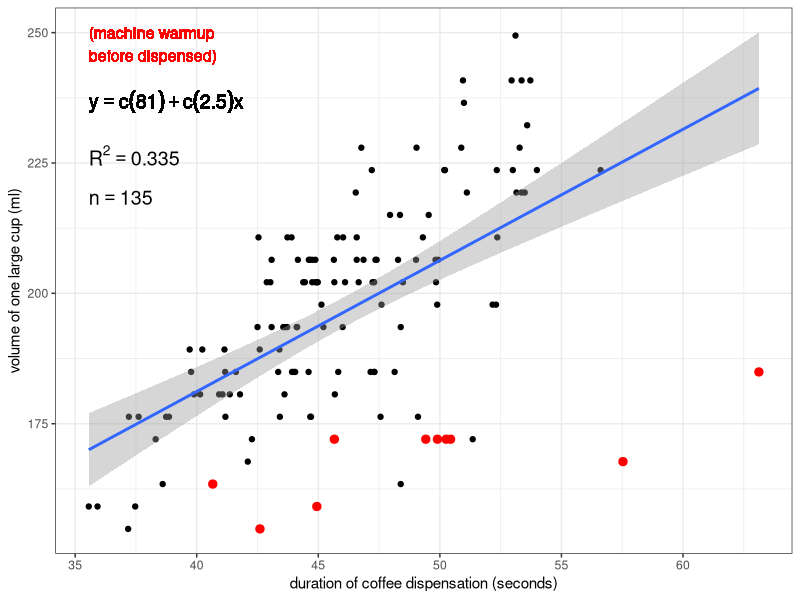
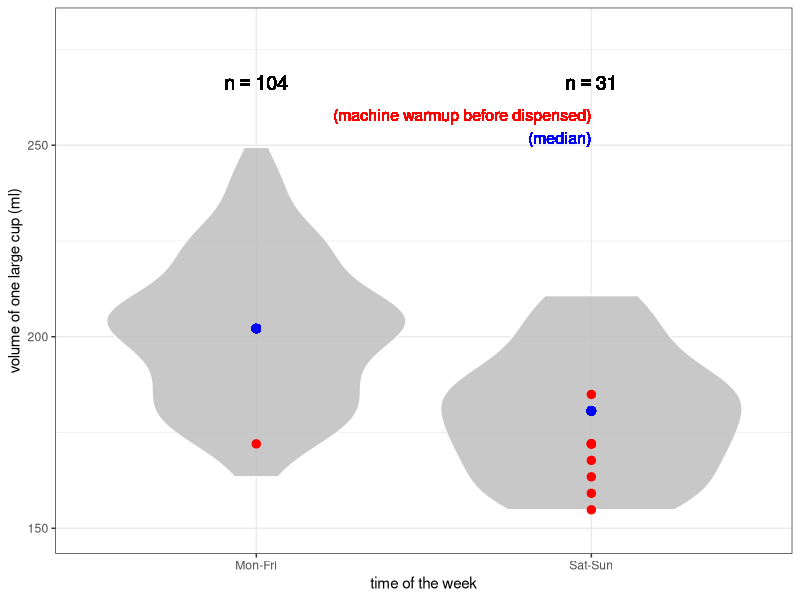
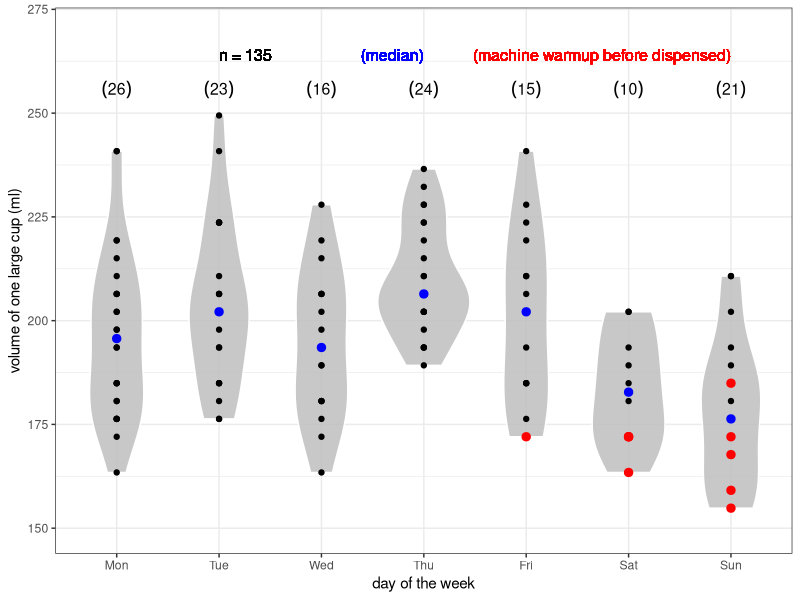
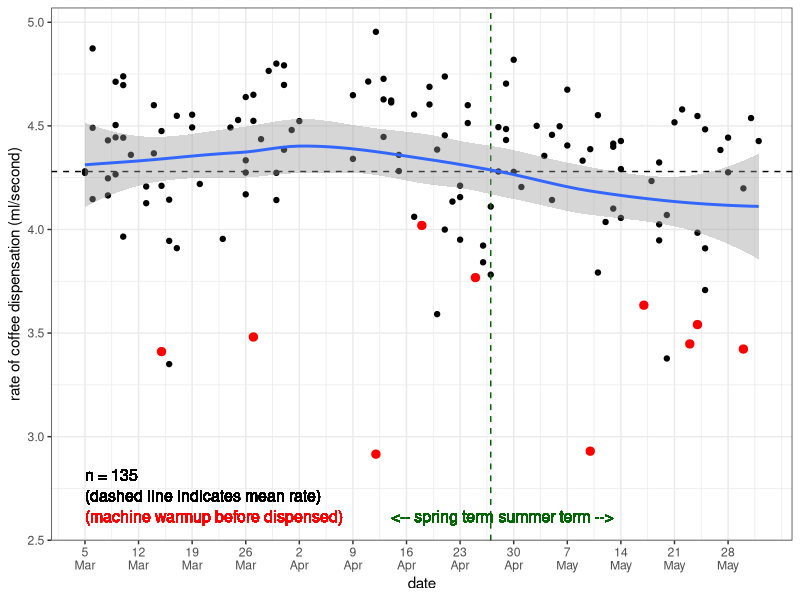
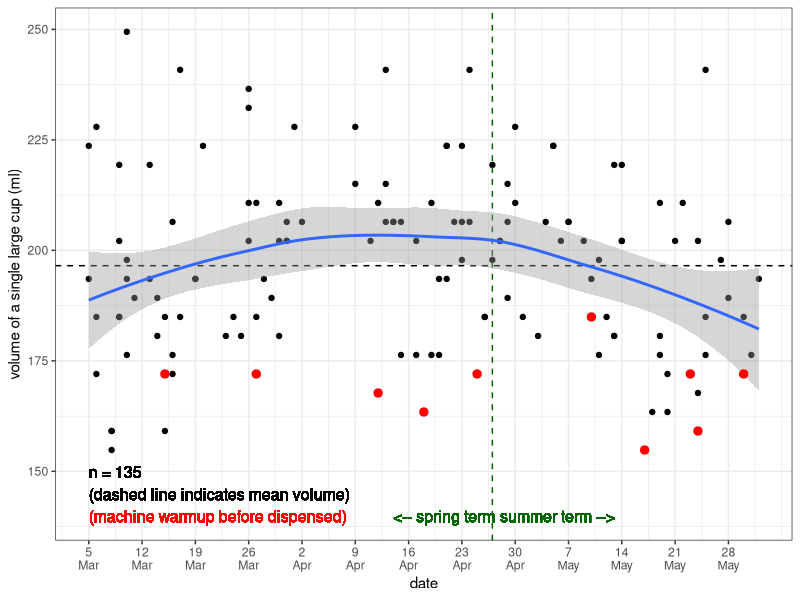
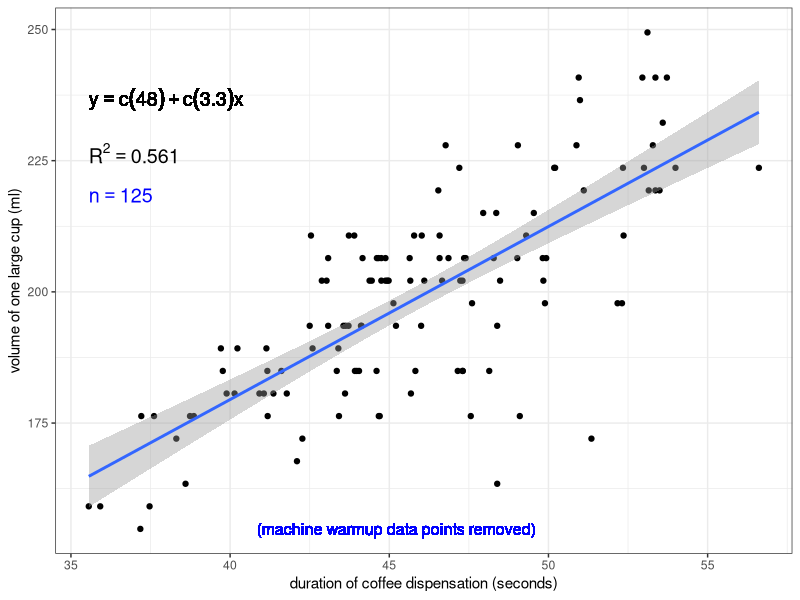

The R script that drew these images, in order:

### How does the espresso machine vary in the volume of
### coffee it dispenses for a single "large" cup?

setwd("/home/sam/Dropbox/github/coffee-data")
#setwd("wherever you put this file after downloading it")

library(ggplot2)

df <- read.csv("coffee-data.csv")

# The ruler I use to measure height (and therefore calculate volume)
# has a 3 mm length between the zero mark and its end. So, we add 3 
# to the height...
df$height <- df$height + 3

# ... and then calculate volume and rate, 
# so we have more accurate data!
df$volume <- df$height*(3.1415*37^2)/1000
df$rate <- df$volume/df$duration

# Create a variable indicating whether the coffee was pulled on
# a weekday ("Mon-Fri") or a weekend ("Sat-Sun")
for (i in 1:length(df$day))
{
  df$workday[i] <- ifelse(df$day[i]%in%"Sat" || df$day[i]%in%"Sun", "Sat-Sun", "Mon-Fri")
}

# Add a numeric variable of days of the year 
# (for the x-axis of the rate-by-date and volume-by-date plots)
date.to.num <- read.csv("date-to-numeric.csv")
df$day.yr <- 0  
for (i in 1:length(df$date))
{
  df$day.yr[i] <- date.to.num$day.yr[which(date.to.num$date%in%df$date[i])]
}

# Extract date labels and convert day and month values to character.
# This way you can later concatenate the two into a single character
# string separated by "\n" using paste(),
# so the x-axis text of the rate- and volume-by date plots is less horizontally crowded
dates.x <- date.to.num[which(date.to.num$day.yr%in%c(seq(from=min(df$day.yr), to=max(df$day.yr), by=7))),]
dates.x$day.label <- as.character(dates.x$day.label)
dates.x$month.label <- as.character(dates.x$month.label)

################################
### Volume vs. duration (duration of coffee dispensation)
{
# sample size
n <- length(df$duration)
# label to print sample size in subsequent plot
n.text <- paste("n == ", n)
# data.frame of sample size label and coordinates
# at which to print it on the plot
n.df <- data.frame(n.text, x=min(df$duration), y=0.87*max(df$volume))
  
# calculate R-squared value
rsq <- signif(summary(lm(df$volume ~ df$duration))$r.squared, digits=3)
# make a label to print R-squared value in subsequent plot
rsq.text <- paste("R^2 == ",rsq)
# make a data.frame of R-squared value label and coordinates
# at which to print it on the plot
rsq.df <- data.frame(rsq.text,x=min(df$duration),y=0.9*max(df$volume))

# function to extract regression equation
lm_eqn <- function(df)
{
  m <- lm(df$volume ~ df$duration)
  eq <- substitute(y == a + b*x, 
                   list(a = format(coef(m)[1], digits = 2), 
                        b = format(coef(m)[2], digits = 2)))
  as.character(as.expression(eq))                 
}

# generate plot w/ simple linear regression overlayed
plot <- ggplot(df, aes(duration, volume)) +
  geom_point() +
  stat_smooth(method="lm") +
  xlab("duration of coffee dispensation (seconds)") +
  ylab("volume of one large cup (ml)") +
  theme(axis.text=element_text(size=4), axis.title=element_text(size=5)) +
  theme_bw()

# add regression equation to plot
plot <- plot + 
  geom_text(data=n.df, aes(x,y,label=n.text),parse=TRUE,hjust=0,vjust=0,size=5) +
  geom_text(data=rsq.df, aes(x,y,label=rsq.text),parse=TRUE,hjust=0,vjust=0,size=5) +
  geom_text(aes(x=min(df$duration),y=0.94*max(df$volume),label=lm_eqn(df)),parse=TRUE,hjust=0,vjust=0,size=5)

# add a layer that highlights the last data point recorded
#plot <- plot +
#  geom_point(data=df[length(df$duration),],color="red",size=2.5)

# add a layer that highlights data points where espresso machine 
# had to "warm up" before dispensing coffee
plot <- plot +
  geom_point(data=df[df$warmup%in%"yes",], color="red", size=2.5) +
  geom_text(aes(x=min(df$duration),y=0.98*max(df$volume),label="(machine warmup\nbefore dispensed)"),
           hjust=0,vjust=0,color="red",size=4)

# print plot in R window
plot

# save plot directly to file as a .jpeg
jpeg("coffee-volume-vs-duration-all.jpeg", width=7, height=5, units="in", res=300)
print(plot)
dev.off()
}



################################
### Distributions of volume dispensed: weekdays vs. weekends
{
df$workday <- factor(df$workday)

# median volumes for weekday and weekend categories
med.week <- median(df$volume[df$workday%in%"Mon-Fri"])
med.wkend <- median(df$volume[df$workday%in%"Sat-Sun"])

# generate violin-and-boxplot plot with points overlayed and jittered to better reflect sample size
vol.workday <- ggplot(df, aes(workday, volume)) +
  geom_violin(color="white", fill="gray", alpha=0.85)

# add layer highlighting points where espresso machine needed to
# "warm up" before dispensing coffee
vol.workday <- vol.workday +
  geom_point(data=df[df$warmup%in%"yes",], color="red", size=2.5) +
  geom_text(aes(x="Sat-Sun", y=max(df$volume)+10, label="(machine warmup before dispensed)"),
            hjust=1,vjust=1,size=4,color="red") +
  geom_text(aes(x="Sat-Sun", y=max(df$volume)+4, label="(median)"),
            hjust=1,vjust=1,size=4,color="blue") +
  #geom_point(position=position_jitter(width=0.1,height=0)) +
  # plot points representing median volumes for weekdays and weekends
  geom_point(aes(x="Mon-Fri",y=med.week),color="blue",size=2.5) +
  geom_point(aes(x="Sat-Sun",y=med.wkend),color="blue",size=2.5) +
  xlab("time of the week") +
  ylab("volume of one large cup (ml)") +
  theme(axis.text=element_text(size=4), axis.title=element_text(size=5)) +
  coord_cartesian(ylim=c(min(df$volume)-5,max(df$volume)+30)) +
  theme_bw()

# add sample sizes for weekdays and weekends
vol.workday <- vol.workday +
  geom_text(aes(x="Mon-Fri",y=max(df$volume)+15,
                label=paste("n == ", length(df$workday[which(df$workday%in%"Mon-Fri")]))),
            parse=TRUE,hjust=0.5,vjust=0,size=5) +
  geom_text(aes(x="Sat-Sun",y=max(df$volume)+15,
                label=paste("n == ", length(df$workday[which(df$workday%in%"Sat-Sun")]))),
            parse=TRUE,hjust=0.5,vjust=0,size=5)

# print plot in R window
vol.workday

# save plot to file as .jpeg
jpeg("coffee-volume-by-workday.jpeg", width=7, height=5, units="in", res=300)
print(vol.workday)
dev.off()
}


################################
### Distributions of volume dispensed by day
{
  df$day <- factor(df$day,levels=c("Mon","Tue","Wed","Thu","Fri","Sat","Sun"))
    
    
  median.by.day <- data.frame(c("Mon","Tue","Wed","Thu","Fri","Sat","Sun"),
                              c(0,0,0,0,0,0,0),
                              c(0,0,0,0,0,0,0))
  
  names(median.by.day) <- c("day", "median.volume", "n")
  
  for (i in 1:7)
  {
    median.by.day$median.volume[i] <- median(df$volume[df$day%in%median.by.day$day[i]])
    median.by.day$n[i] <- length(df$volume[df$day%in%median.by.day$day[i]])
  }
  
  # generate violin-and-boxplot plot with points overlayed and jittered to better reflect sample size
  vol.day <- ggplot(df, aes(day, volume)) +
    geom_violin(color="white", fill="gray", alpha=0.85) +
    geom_point()
  
  # add layer highlighting points where espresso machine needed to
  # "warm up" before dispensing coffee
  vol.day <- vol.day +
    geom_point(data=df[df$warmup%in%"yes",], color="red", size=2.5) +
    geom_text(aes(x="Sun", y=max(df$volume)+16, label="(machine warmup before dispensed)"),
              hjust=1,vjust=1,size=4,color="red") +
    geom_text(aes(x="Thu", y=max(df$volume)+16, label="(median)"),
              hjust=1,vjust=1,size=4,color="blue") +
    geom_text(aes(x="Tue", y=max(df$volume)+16, label=paste("n = ", length(df$volume), sep="")),
              hjust=0,vjust=1,size=4) +
    #geom_point(position=position_jitter(width=0.1,height=0)) +
    # plot points representing median volumes for weekdays and weekends
    geom_point(data=median.by.day, aes(day,median.volume),color="blue",size=2.5) +
    xlab("day of the week") +
    ylab("volume of one large cup (ml)") +
    theme(axis.text=element_text(size=4), axis.title=element_text(size=5)) +
    coord_cartesian(ylim=c(min(df$volume)-5,max(df$volume)+20)) +
    theme_bw()
  
  # add sample sizes for weekdays and weekends
  vol.day <- vol.day +
    geom_text(data=median.by.day, aes(day,y=max(df$volume)+4),
                  label=paste("(", median.by.day$n, ")", sep=""),
              parse=TRUE,hjust=0.5,vjust=0,size=4)
  
  # print plot in R window
  vol.day
  
  # save plot to file as .jpeg
  jpeg("coffee-volume-by-day.jpeg", width=8, height=5, units="in", res=300)
  print(vol.day)
  dev.off()
}


################################
### Rate vs. date
{
  # create plot of rate vs. date
  rate.date <- ggplot(df, aes(day.yr, rate)) +
    geom_point() +
    geom_hline(yintercept=mean(df$rate), linetype="dashed") +
    geom_vline(xintercept=117, linetype="dashed", color="darkgreen") +
    stat_smooth(method="loess") +
    xlab("date") +
    ylab("rate of coffee dispensation (ml/second)") +
    # scale x-axis text to weekly ticks, print dates as two lines of text
    scale_x_continuous(breaks=c(seq(from=min(df$day.yr), to=max(df$day.yr), by=7)),
                       labels=paste(dates.x$day.label,"\n",dates.x$month.label,sep="")) +
    theme(axis.text=element_text(size=4), axis.title=element_text(size=5)) +
    theme_bw()
  
  rate.date <- rate.date +
    geom_point(data=df[df$warmup%in%"yes",], color="red", size=2.5) +
    geom_text(aes(x=64,y=min(df$rate)-0.3,label="(machine warmup before dispensed)"),
              hjust=0,vjust=0.5,color="red",size=4) +
    geom_text(aes(x=64,y=min(df$rate)-0.2,label="(dashed line indicates mean rate)"),
              hjust=0,vjust=0.5,size=4) +
    geom_text(aes(x=64,y=min(df$rate)-0.1,label=paste("n = ", length(df$volume), sep="")),
              hjust=0,vjust=0.5,size=4) +
    # spring term text
    geom_text(aes(x=104,y=min(df$rate)-0.3,label="<-- spring term"),
              hjust=0,vjust=0.5,color="darkgreen",size=4) +
    # summer term text
    geom_text(aes(x=118,y=min(df$rate)-0.3,label="summer term -->"),
              hjust=0,vjust=0.5,color="darkgreen",size=4)
  
  rate.date
  
  jpeg("coffee-rate-by-date.jpeg", width=8, height=5, units="in", res=300)
  print(rate.date)
  dev.off()
}


################################
### Volume vs. date
{
  volume.date <- ggplot(df, aes(day.yr, volume)) +
    geom_point() +
    geom_hline(yintercept=mean(df$volume), linetype="dashed") +
    geom_vline(xintercept=117, linetype="dashed", color="darkgreen") +
    stat_smooth(method="loess") +
    xlab("date") +
    ylab("volume of a single large cup (ml)") +
    # scale x-axis text to weekly ticks, print dates as two lines of text
    scale_x_continuous(breaks=c(seq(from=min(df$day.yr), to=max(df$day.yr), by=7)),
                       labels=paste(dates.x$day.label,"\n",dates.x$month.label,sep="")) +
    theme(axis.text=element_text(size=4, angle=45), axis.title=element_text(size=5)) +
    theme_bw()
  
  volume.date <- volume.date +
    geom_point(data=df[df$warmup%in%"yes",], color="red", size=2.5) +
    geom_text(aes(x=64,y=min(df$volume)-15,label="(machine warmup before dispensed)"),
              hjust=0,vjust=0.5,color="red",size=4) +
    geom_text(aes(x=64,y=min(df$volume)-10,label="(dashed line indicates mean volume)"),
              hjust=0,vjust=0.5,size=4) +
    geom_text(aes(x=64,y=min(df$volume)-5,label=paste("n = ", length(df$volume), sep="")),
              hjust=0,vjust=0.5,size=4) +
    # spring term text
    geom_text(aes(x=104,y=min(df$volume)-15,label="<-- spring term"),
              hjust=0,vjust=0.5,color="darkgreen",size=4) +
    # summer term text
    geom_text(aes(x=118,y=min(df$volume)-15,label="summer term -->"),
              hjust=0,vjust=0.5,color="darkgreen",size=4)
  
  volume.date
  
  jpeg("coffee-volume-by-date.jpeg", width=8, height=5, units="in", res=300)
  print(volume.date)
  dev.off()
}

################################
### Volume vs. duration (duration of coffee dispensation)
### EXCLUDING instances where machine had to warm up
{
  # subset df by removing machine warmup rows
  df.no <- df[df$warmup%in%"no",]
  
  # recalculate sample size
  n <- length(df.no$duration)
  # label to print sample size in subsequent plot
  n.text <- paste("n == ", n)
  # data.frame of sample size label and coordinates
  # at which to print it on the plot
  n.df <- data.frame(n.text, x=min(df.no$duration), y=0.87*max(df.no$volume))
  
  # recalculate R-squared value
  rsq <- signif(summary(lm(df.no$volume ~ df.no$duration))$r.squared, digits=3)
  # make a label to print R-squared value in subsequent plot
  rsq.text <- paste("R^2 == ",rsq)
  # make a data.frame of R-squared value label and coordinates
  # at which to print it on the plot
  rsq.df <- data.frame(rsq.text,x=min(df.no$duration),y=0.9*max(df.no$volume))
  
  # function to extract regression equation
  lm_eqn <- function(df.no)
  {
    m <- lm(df.no$volume ~ df.no$duration)
    eq <- substitute(y == a + b*x, 
                     list(a = format(coef(m)[1], digits = 2), 
                          b = format(coef(m)[2], digits = 2)))
    as.character(as.expression(eq))                 
  }
  
  # generate plot w/ simple linear regression overlayed
  plot.no.warmup <- ggplot(df.no, aes(duration, volume)) +
    geom_point() +
    stat_smooth(method="lm") +
    xlab("duration of coffee dispensation (seconds)") +
    ylab("volume of one large cup (ml)") +
    theme(axis.text=element_text(size=4), axis.title=element_text(size=5)) +
    theme_bw()
  
  # add regression equation to plot
  plot.no.warmup <- plot.no.warmup + 
    geom_text(data=n.df, aes(x,y,label=n.text),parse=TRUE,hjust=0,vjust=0,size=5,color="blue") +
    geom_text(data=rsq.df, aes(x,y,label=rsq.text),parse=TRUE,hjust=0,vjust=0,size=5) +
    geom_text(aes(x=min(df.no$duration),y=0.94*max(df.no$volume),label=lm_eqn(df.no)),parse=TRUE,hjust=0,vjust=0,size=5)
    
  # add a layer that highlights data points where espresso machine 
  # had to "warm up" before dispensing coffee
  plot.no.warmup <- plot.no.warmup +
    geom_text(aes(x=mean(df.no$duration)-5,y=min(df.no$volume),label="(machine warmup data points removed)"),
              hjust=0,vjust=0.5,color="blue",size=4)
  
  # print plot in R window
  plot.no.warmup
  
  # save plot directly to file as a .jpeg
  jpeg("coffee-volume-vs-duration-excluding-warmup-data.jpeg", width=7, height=5, units="in", res=300)
  print(plot.no.warmup)
  dev.off()
}
